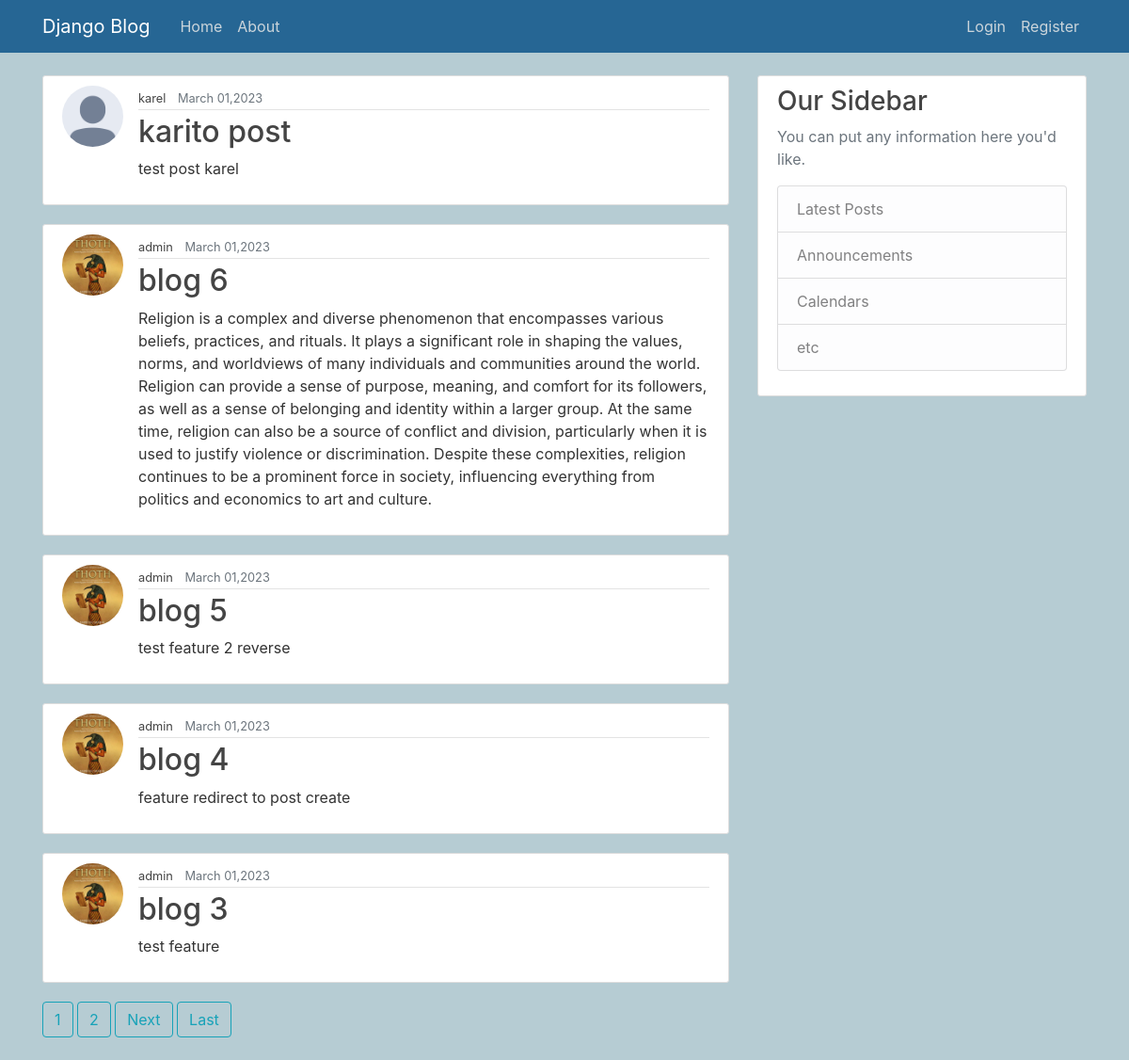
Before: / with the older database file.
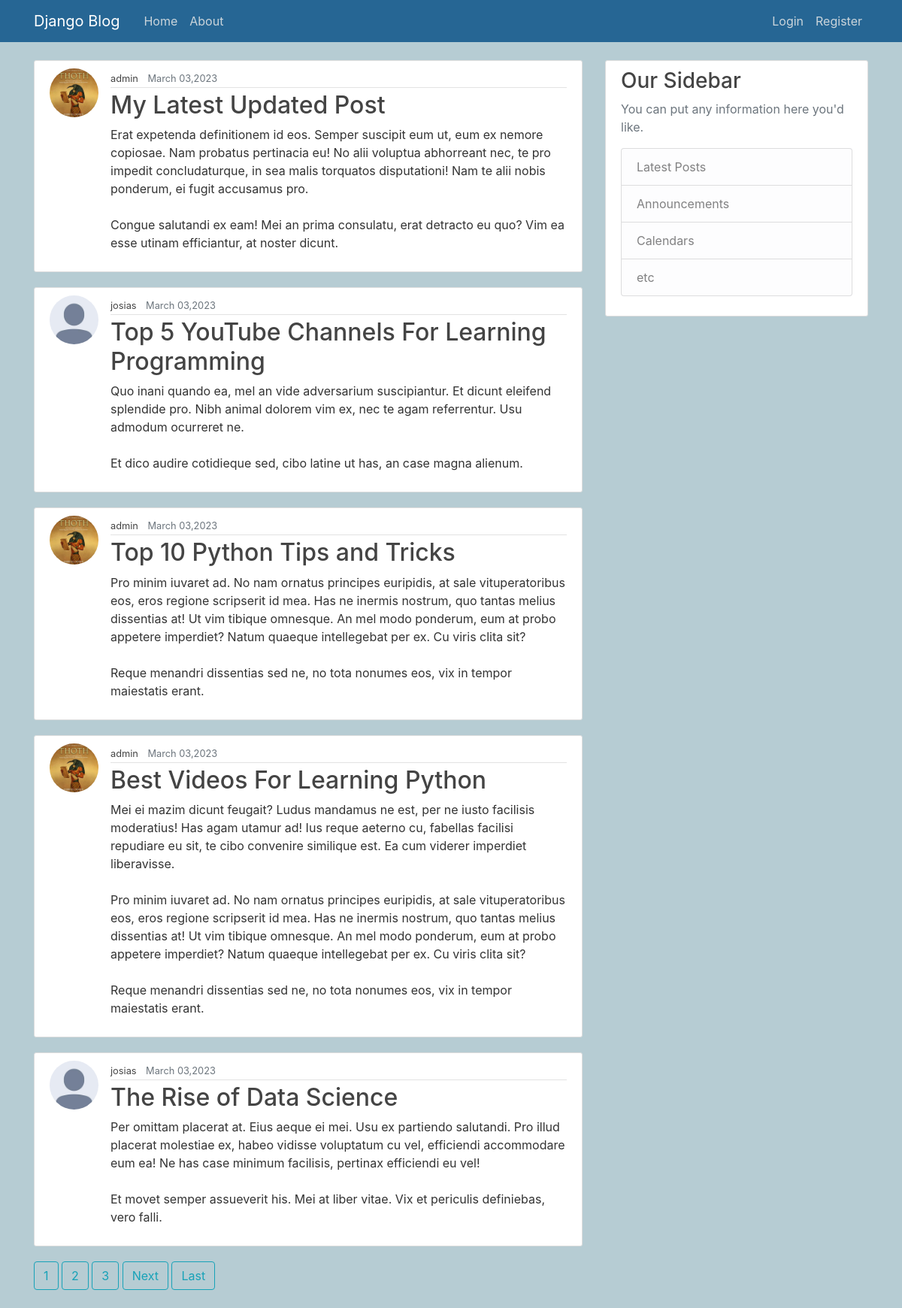
After: the same page with the newer database file.
### blog_app/models.py (models this page shows, shortened)
class Post(models.Model):
    title = models.CharField(max_length=200)
    content = models.TextField()
    date_posted = models.DateTimeField(default=timezone.now)
    author = models.ForeignKey(User, on_delete=models.CASCADE)

### user_app/models.py (models this page shows, shortened)
class Profile(models.Model):
    user = models.OneToOneField(User, on_delete=models.CASCADE)
    image = models.ImageField(default='default.jpg', upload_to='profile_pics')

### blog_app/views.py (the view)
# urls.py: path('', PostListView.as_view(), name='blog_app-home'),
class PostListView(ListView):
    model = Post
    template_name = 'blog_app/index.html'  # <app>/<model>_<viewtype>.html
    context_object_name = 'posts'
    ordering = ['-date_posted'] #organice the posts by date published
    paginate_by = 5 #number of posts per page

### blog_app/templates/blog_app/index.html (shortened to what this page needs)
{% extends 'blog_app/layout.html' %}
{% load static %}
{% block content %}
    {% for post in posts %}
        <article class="media content-section">
            <img class="rounded-circle article-img" src="{{ post.author.profile.image.url }}">
            <div class="media-body">
                <div class="article-metadata">
                    <small><a class="mr-2 article-title" href="#">{{ post.author }}</a></small>
                    <small class="text-muted">{{ post.date_posted|date:"F d,Y" }}</small>
                </div>
                <h2><a class="article-title" href="{% url 'blog_app-post-detail' post.id %}">{{ post.title }}</a></h2>
                <p class="article-content">{{ post.content }}</p>
            </div>
        </article>
    {% endfor %}
    {% if is_paginated %}
        {% for i in page_obj.paginator.page_range %}
            {% if page_obj.number == i %}
                <a class="btn btn-outline-info mb-4" href="?page={{ i }}">{{ i }}</a>
            {% elif i > page_obj.number|add:'-3' and i < page_obj.number|add:'3' %}
                <a class="btn btn-outline-info mb-4" href="?page={{ i }}">{{ i }}</a>
            {% endif %}
        {% endfor %}
        {% if page_obj.has_next %}
            <a class="btn btn-outline-info mb-4" href="?page={{ page_obj.next_page_number }}">Next</a>
            <a class="btn btn-outline-info mb-4" href="?page={{ page_obj.paginator.num_pages }}">Last</a>
        {% endif %}
    {% endif %}
{% endblock content %}

Changed rows visible on the page:
no longer on this page (row unchanged): Post: author.profile.image (placeholder picture), author "karel", date_posted "March 01,2023", title "karito post", content "test post karel"
no longer on this page (row unchanged): Post: author.profile.image (picture), author "admin", date_posted "March 01,2023", title "blog 6", content "Religion is a complex and diverse phenomenon that encompasses various beliefs, practices, and rituals. It plays a significant role in shaping the values, norms, and worldviews of many individuals and communities around the world. Religion can provide a sense of purpose, meaning, and comfort for its followers, as well as a sense of belonging and identity within a larger group. At the same time, religion can also be a source of conflict and division, particularly when it is used to justify violence or discrimination. Despite these complexities, religion continues to be a prominent force in society, influencing everything from politics and economics to art and culture."
no longer on this page (row unchanged): Post: author.profile.image (picture), author "admin", date_posted "March 01,2023", title "blog 5", content "test feature 2 reverse"
no longer on this page (row unchanged): Post: author.profile.image (picture), author "admin", date_posted "March 01,2023", title "blog 4", content "feature redirect to post create"
no longer on this page (row unchanged): Post: author.profile.image (picture), author "admin", date_posted "March 01,2023", title "blog 3", content "test feature"
added Post: author.profile.image (picture), author "admin", date_posted "March 03,2023", title "My Latest Updated Post", content "Erat expetenda definitionem id eos. Semper suscipit eum ut, eum ex nemore copiosae. Nam probatus pertinacia eu! No alii voluptua abhorreant nec, te pro impedit concludaturque, in sea malis torquatos disputationi! Nam te alii nobis ponderum, ei fugit accusamus pro. Congue salutandi ex eam! Mei an prima consulatu, erat detracto eu quo? Vim ea esse utinam efficiantur, at noster dicunt."
added Post: author.profile.image (placeholder picture), author "josias", date_posted "March 03,2023", title "Top 5 YouTube Channels For Learning Programming", content "Quo inani quando ea, mel an vide adversarium suscipiantur. Et dicunt eleifend splendide pro. Nibh animal dolorem vim ex, nec te agam referrentur. Usu admodum ocurreret ne. Et dico audire cotidieque sed, cibo latine ut has, an case magna alienum."
added Post: author.profile.image (picture), author "admin", date_posted "March 03,2023", title "Top 10 Python Tips and Tricks", content "Pro minim iuvaret ad. No nam ornatus principes euripidis, at sale vituperatoribus eos, eros regione scripserit id mea. Has ne inermis nostrum, quo tantas melius dissentias at! Ut vim tibique omnesque. An mel modo ponderum, eum at probo appetere imperdiet? Natum quaeque intellegebat per ex. Cu viris clita sit? Reque menandri dissentias sed ne, no tota nonumes eos, vix in tempor maiestatis erant."
added Post: author.profile.image (picture), author "admin", date_posted "March 03,2023", title "Best Videos For Learning Python", content "Mei ei mazim dicunt feugait? Ludus mandamus ne est, per ne iusto facilisis moderatius! Has agam utamur ad! Ius reque aeterno cu, fabellas facilisi repudiare eu sit, te cibo convenire similique est. Ea cum viderer imperdiet liberavisse. Pro minim iuvaret ad. No nam ornatus principes euripidis, at sale vituperatoribus eos, eros regione scripserit id mea. Has ne inermis nostrum, quo tantas melius dissentias at! Ut vim tibique omnesque. An mel modo ponderum, eum at probo appetere imperdiet? Natum quaeque intellegebat per ex. Cu viris clita sit? Reque menandri dissentias sed ne, no tota nonumes eos, vix in tempor maiestatis erant."
added Post: author.profile.image (placeholder picture), author "josias", date_posted "March 03,2023", title "The Rise of Data Science", content "Per omittam placerat at. Eius aeque ei mei. Usu ex partiendo salutandi. Pro illud placerat molestiae ex, habeo vidisse voluptatum cu vel, efficiendi accommodare eum ea! Ne has case minimum facilisis, pertinax efficiendi eu vel! Et movet semper assueverit his. Mei at liber vitae. Vix et periculis definiebas, vero falli."
Other visible differences:
new list line: "3"
